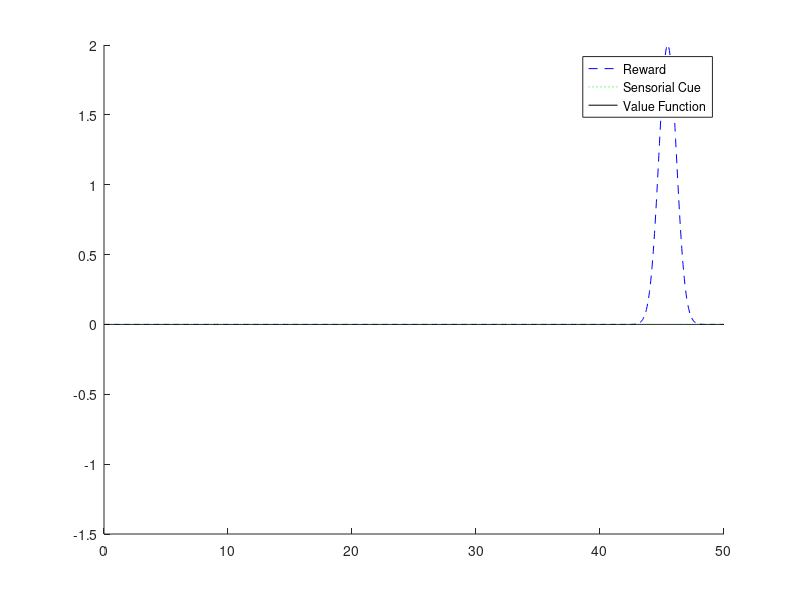

MATLAB code to generate this figure: (Note: this script raises an error after producing the figure.)
close all;

n_features = 1;

n_steps = 1000;
max_time = 50;

steps = linspace(0, max_time, n_steps);

x = zeros(n_features, n_steps);
reward = zeros(1, n_steps);

w = 0.003*rand(n_features, n_steps);
V = zeros(1, n_steps);
Vtot = zeros(1, n_steps);
delta = zeros(1, n_steps);


mu = 0.4;

reward(:) = 2*exp(-1 * (steps - max_time/1.1).^2);

hold on;
pr = plot(steps, reward, '--b');
px1 = plot(steps, x(1,:), ':g');
pd = plot(steps, delta, 'k');
axis([0 max_time -1.5 2]);
legend('Reward', 'Sensorial Cue', 'Value Function', 'TD Error');
hold off;



n_episodes = 1400000;
g = 1;

for episode = 1:n_episodes
    
    x(1,:) = max(2*exp(-g * (steps - max_time/3).^2) + 2*exp(-g * (steps - max_time/2).^2),0.2 * (steps > 16));

    
    if episode > 50000
        reward(:) = zeros(1,n_steps);
    end
    episode
    
    for t = 2:n_steps-1
        
        V(t) = sum( x(:, t) .* w(:, t) );
        Vdot = V(t) - V(t-1);
        delta(t) = reward(t-1) + V(t) - V(t-1);
        
        w(:, t-1) = w(:, t-1) + mu * x(:,t-1) * delta(t);
    end
    
    
    % update plots
    pr.YData = tanh(reward);
    pd.YData = tanh(delta);
    px1.YData = tanh(x(1,:));
    pause(0.001);
end